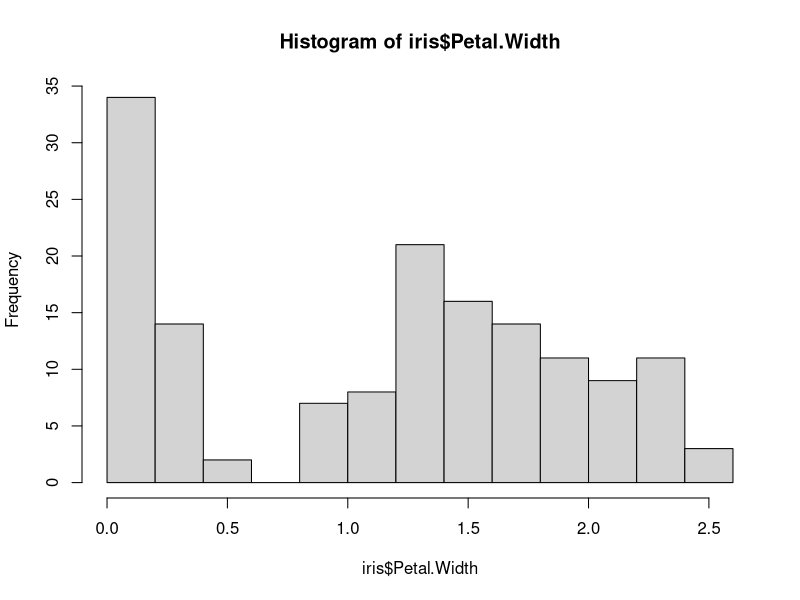

Write the R code that produced this figure.
#This is my first R script
Sys.time()
Sys.info
R.Version()

head(iris, 5) # see first 5
max(iris$Petal.Length) #max petal length
summary(iris$Petal.Width) #summary of petal width
?plot #help page for plot command
hist(iris$Petal.Width) #histogram of petal width
